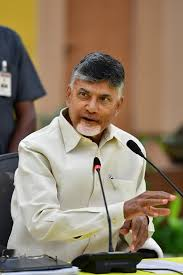
#> input picture TestImages/cbn.jpeg, 183 x 275 px; its folder holds only this picture in this run
$ jupyter execute resizeImages.ipynb
#> lines starting #> are read from the running program, lines starting #| are printed output that depends on the picture
[cell 1]
import cv2
import os
import numpy as np

#This module resizes image from a given directory to 100*100 pixels and writes all images to given directory
count=0

for path, subdirnames, filenames in os.walk("/home/user/python/opencv/face_recognition/TestImages"):

    for filename in filenames:
      if filename.startswith("."):
        print("Skipping File:",filename)#Skipping files that startwith .
        continue
      img_path=os.path.join(path, filename)#fetching image path
      print("img_path",img_path)
      id=os.path.basename(path)#fetching subdirectory names
      img = cv2.imread(img_path)
#> img is the input picture: shape (275, 183, 3); mean B, G, R 104, 125.5, 142.6
      if img is None:
        print("Image not loaded properly")
        continue
      resized_image = cv2.resize(img, (100, 100))
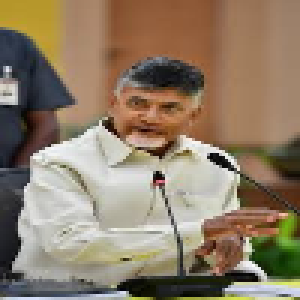
#> resized_image: shape (100, 100, 3) (shown 3 times larger); mean B, G, R 104, 125.4, 142.6
      new_path="resizedTrainingImages"+"/"+str(id)
      print("desired path is",os.path.join(new_path, "frame%d.jpg" % count))#write all images to resizedTrainingImages/id directory
      #cv2.imwrite(os.path.join(new_path, "frame%d.jpg" % count),resized_image)
      count += 1


$ run again, on TestImages/cbn11.jpg
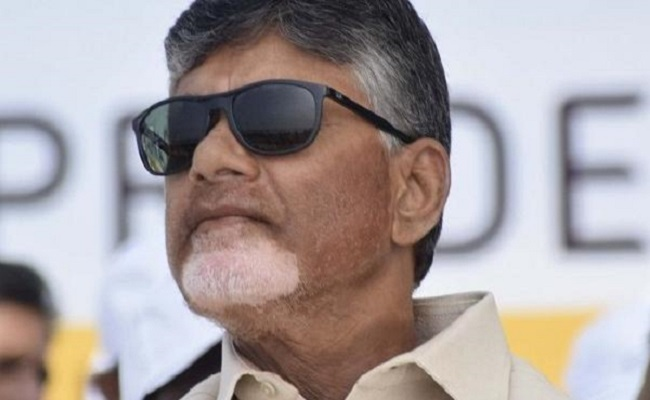
#> input picture TestImages/cbn11.jpg, 650 x 400 px
#> img is the input picture: shape (400, 650, 3); mean B, G, R 159.7, 158.8, 168.1
#> `resized_image = cv2.resize(img, (100, 100))`:
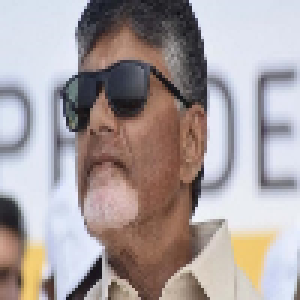
#> resized_image: shape (100, 100, 3) (shown 3 times larger); mean B, G, R 159.7, 158.9, 168.2

$ run again, on TestImages/cbn2.jpg
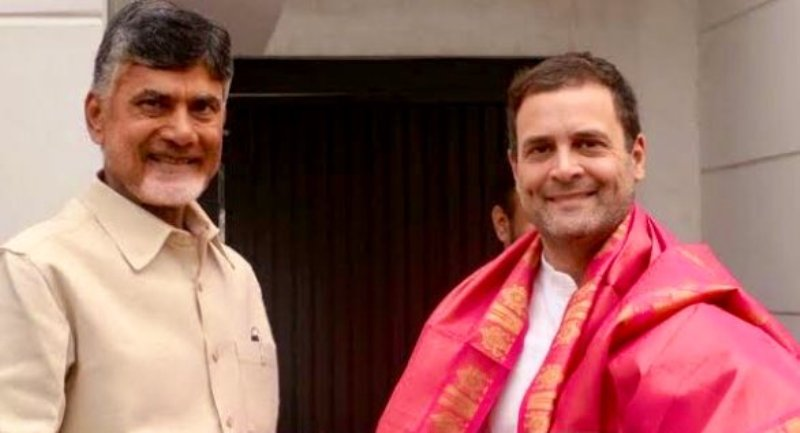
#> input picture TestImages/cbn2.jpg, 800 x 433 px
#> img is the input picture: shape (433, 800, 3); mean B, G, R 97.3, 103.2, 152.5
#> `resized_image = cv2.resize(img, (100, 100))`:
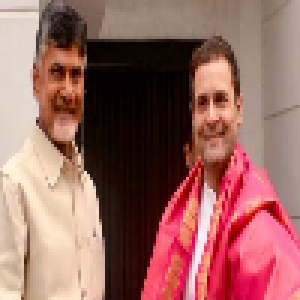
#> resized_image: shape (100, 100, 3) (shown 3 times larger); mean B, G, R 97.2, 103.2, 152.4

$ run again, on TestImages/cbn5.jpeg
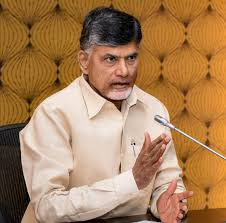
#> input picture TestImages/cbn5.jpeg, 226 x 223 px
#> img is the input picture: shape (223, 226, 3); mean B, G, R 89.5, 129.3, 169.6
#> `resized_image = cv2.resize(img, (100, 100))`:
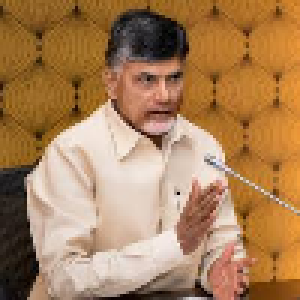
#> resized_image: shape (100, 100, 3) (shown 3 times larger); mean B, G, R 89.4, 129.2, 169.5

$ run again, on TestImages/cbn1.jpeg
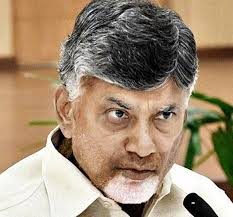
#> input picture TestImages/cbn1.jpeg, 233 x 217 px
#> img is the input picture: shape (217, 233, 3); mean B, G, R 115.8, 140, 161.4
#> `resized_image = cv2.resize(img, (100, 100))`:
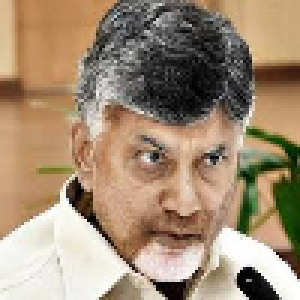
#> resized_image: shape (100, 100, 3) (shown 3 times larger); mean B, G, R 115.7, 139.9, 161.3
